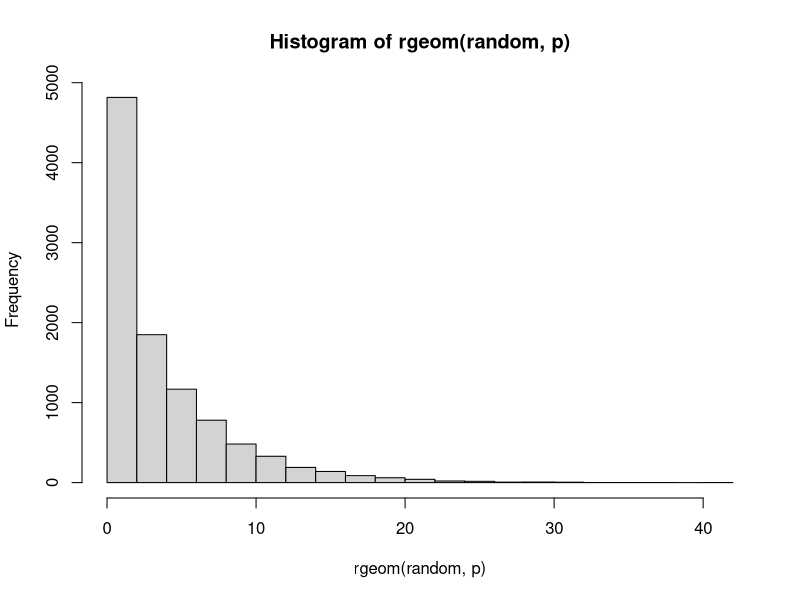
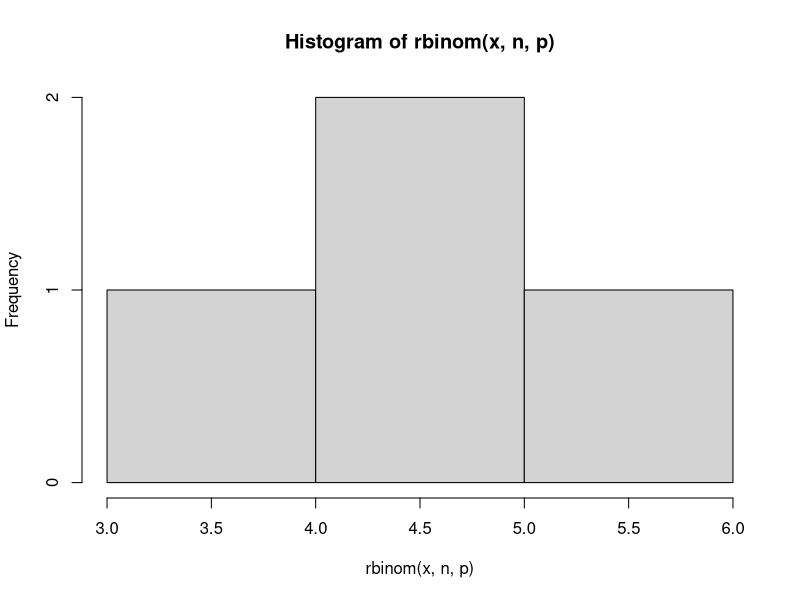
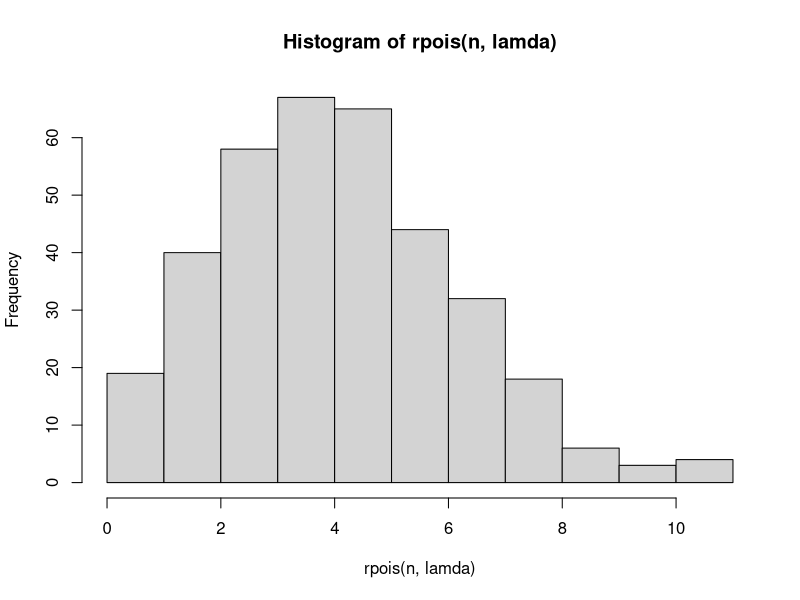
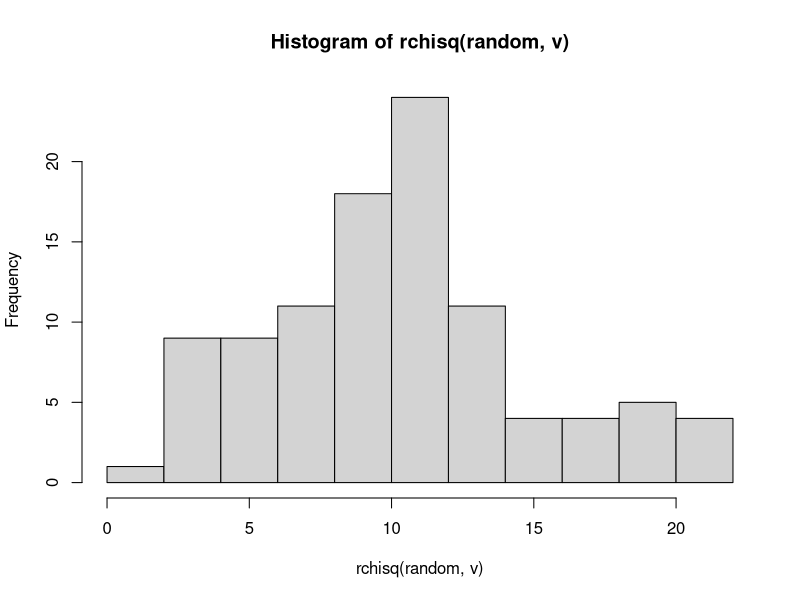
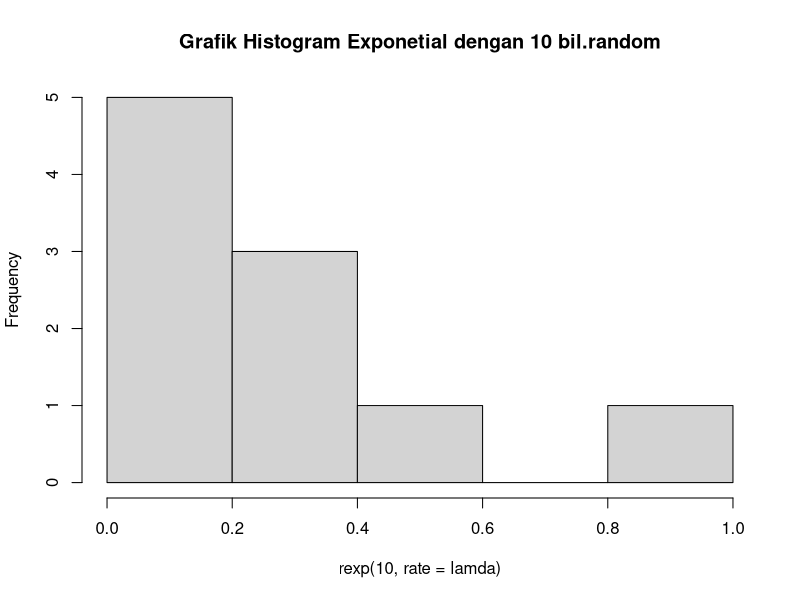
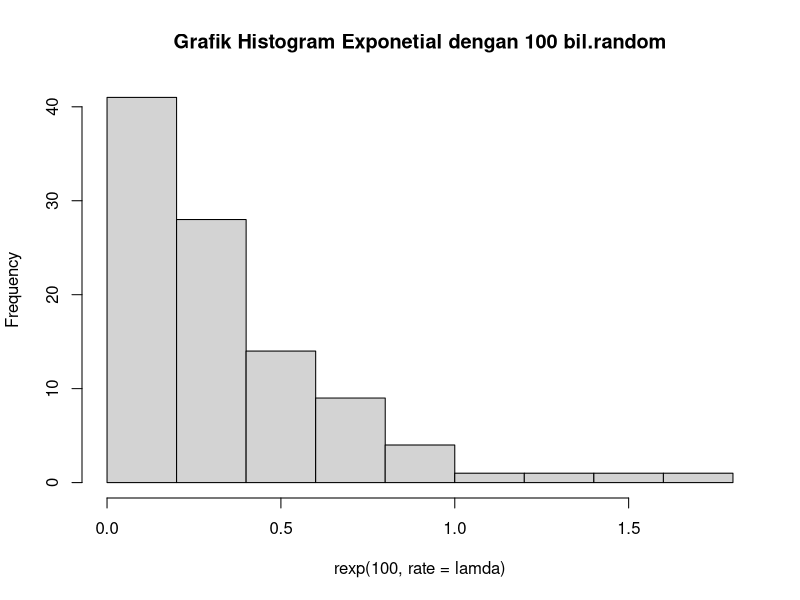
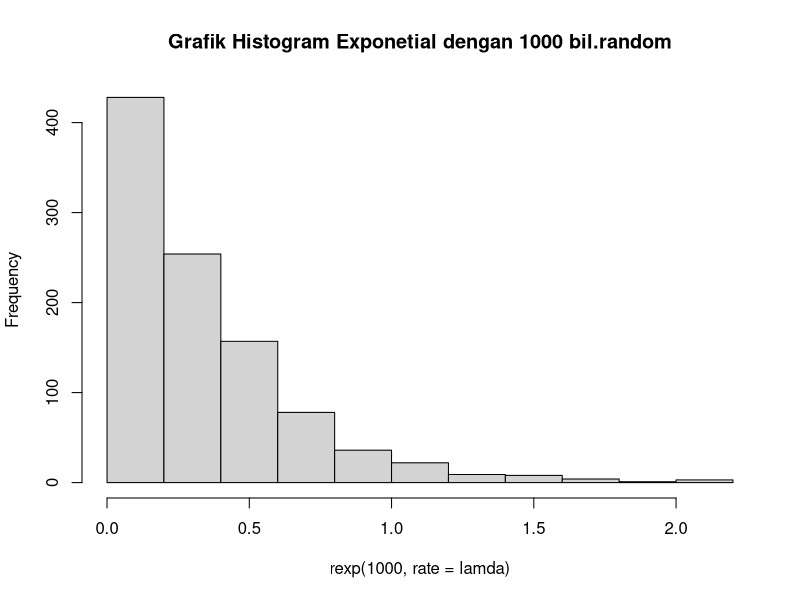
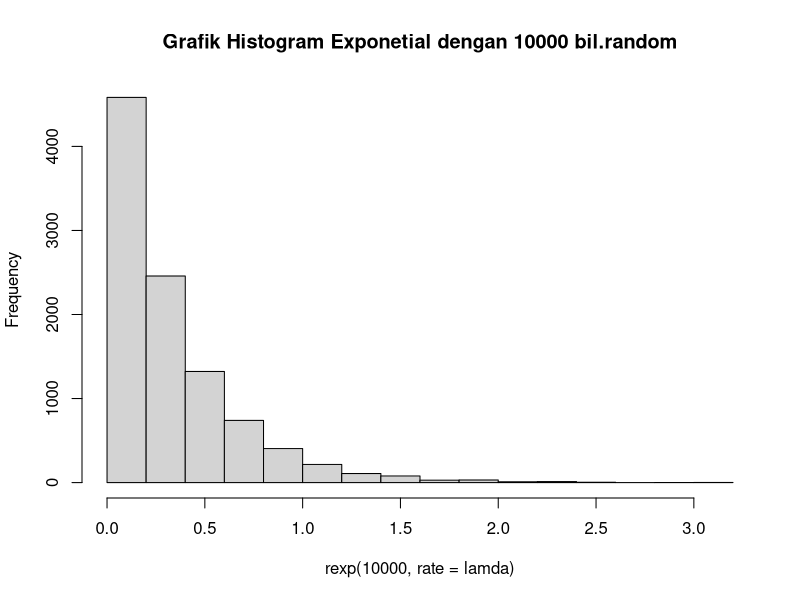

Write R code to recreate these figures, in order.
#========================================
#                 Soal 1
#========================================
x=3
p=0.20
#A
paste("Hasil: ", dgeom(x-1,p))

#B
random=10000
paste(mean(rgeom(random,p)==3))

#D
hist(rgeom(random, p))

#E
rataan=1/p
paste("Nilai Rataan(µ): ", rataan)
varian=(1-p)/p^2
paste("Nilai Varian(σ²): ", varian)

#========================================
#                 Soal 2
#========================================
n = 20 
p = 0.2 

#A
x = 4 
paste("Hasil: ", dbinom(x,n,p))

#B
hist(rbinom(x,n,p)) 

#C
rataan = n * p
paste("Nilai Rataan(µ): ", rataan)
varian = n * p * (1-p)
paste("Nilai Varian(σ²): ", varian)

#========================================
#                 Soal 3
#========================================
lamda = 4.5

#A
x = 6
paste("Hasil: ", dpois(x, lamda))

#B
n = 356 #Jumlah hari dalam setahun
hist(rpois(n, lamda))

#D
paste("Nilai Rataan(µ): ", lamda)
paste("Nilai Varian(σ²): ", lamda)

#========================================
#                 Soal 4
#========================================
x = 2
v = 10

#A
paste("Hasil: ", dchisq(x,10))

#B
random = 100
hist(rchisq(random,v))

#C
rataan = v
paste("Nilai Rataan(µ): ", rataan)
varian = 2 * v
paste("Nilai Varian(σ²): ", varian)

#========================================
#                 Soal 5
#========================================
lamda = 3

#A
paste("Hasil: ", rexp(lamda))

#B
set.seed(1)
hist(rexp(10, rate = lamda), main = "Grafik Histogram Exponetial dengan 10 bil.random")
hist(rexp(100, rate = lamda), main = "Grafik Histogram Exponetial dengan 100 bil.random")
hist(rexp(1000, rate = lamda), main = "Grafik Histogram Exponetial dengan 1000 bil.random")
hist(rexp(10000, rate = lamda), main = "Grafik Histogram Exponetial dengan 10000 bil.random")

#C
n = 100
set.seed(1)
rataan = mean(rexp(n, lamda))
paste("Nilai Rataan(µ): ", rataan)
varian = (sd(rexp(n, lamda))) ^ 2
paste("Nilai Varian(σ²): ", varian)

#========================================
#                 Soal 6
#========================================
random = 100
mean = 50
sd = 8

#A
set.seed(1)
data = rnorm(random, mean, sd)
summary(data)

x1 = runif(1, min = min(data), max = mean) 
paste("X1: ", x1)
x2 = runif(1, min = mean, max = max(data)) 
paste("X2: ", x2)

peluang1 = pnorm(x1, mean, sd) 
paste("x1: ", peluang1)
peluang2 = pnorm(x2, mean, sd) 
paste("x2: ", peluang2)

peluang = peluang2 - peluang1
plot(data)

#B
breaks = 50
hist(data, breaks, main = "5025211135_Gabrielle Immanuel Osvaldo Kurniawan_Probstat_A_DNHistogram")

#C
paste("Nilai Varian(σ²): ", (sd(data)) ^ 2)